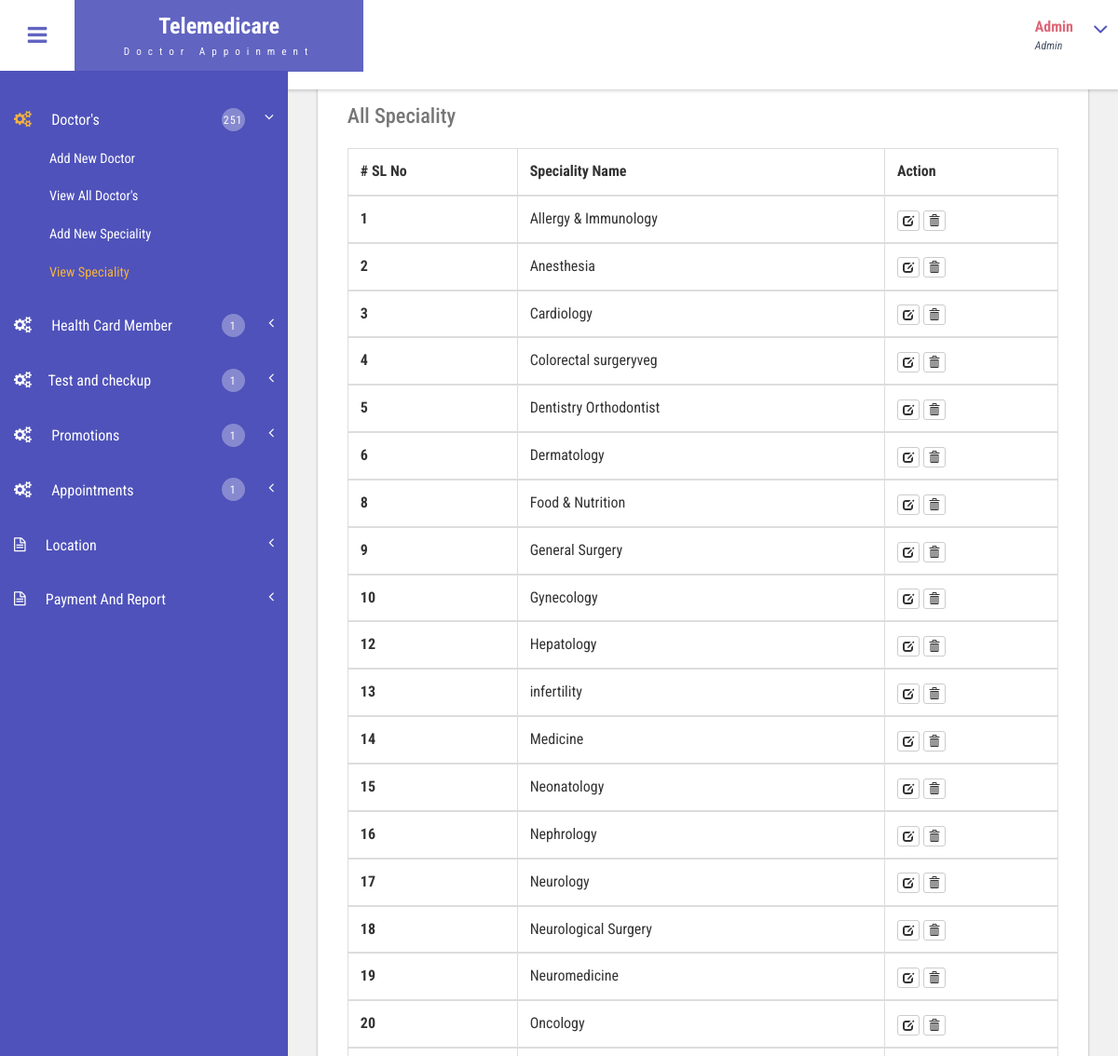
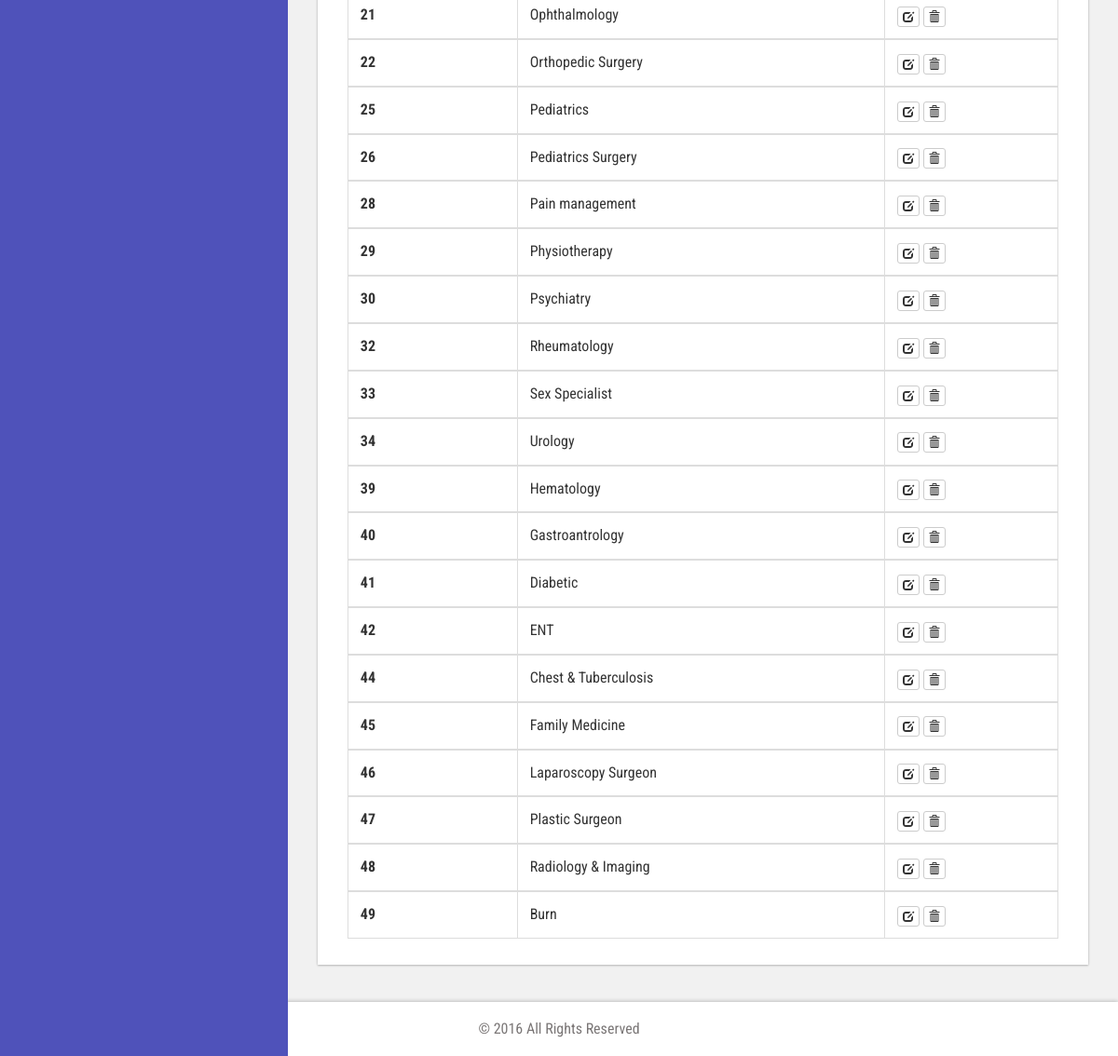
/admin/view_all_speciality.php (signed in), run on the app's committed database (2 pictures, top to bottom).
### tables this page shows
CREATE TABLE `speciality` (
  `id` int(10) NOT NULL,
  `speciality` varchar(150) NOT NULL
);

### admin/view_all_speciality.php (the view, shortened to what this page needs)
<!DOCTYPE HTML>
<html>
<head>
<link href="css/bootstrap.css" rel='stylesheet' type='text/css' />
<link href="css/style.css" rel='stylesheet' type='text/css' />
<link href="css/font-awesome.css" rel="stylesheet">
<link href="css/animate.css" rel="stylesheet" type="text/css" media="all">
<link href="css/custom.css" rel="stylesheet">
</head>
<body class="cbp-spmenu-push">
	<div class="main-content">
		<div class=" sidebar" role="navigation">
            <div class="navbar-collapse">
				<?php require 'admin_side_nav.php'; ?>
			</div>
		</div>
		<div class="sticky-header header-section ">
			<div class="header-left">
				<button id="showLeftPush"><i class="fa fa-bars"></i></button>
					<div class="logo">
					<a href="dashboard.php">
						<h1>Telemedicare</h1>
						<span>Doctor Appoinment</span>
					</a>
				</div>
			</div>
			<div class="header-right">
				<div class="profile_details">
					<ul>
						<li class="dropdown profile_details_drop">
							<a href="#" class="dropdown-toggle" data-toggle="dropdown" aria-expanded="false">
								<div class="profile_img">
									<div class="user-name">
										<p><?php echo ucwords($_SESSION['admin_name']); ?></p>
										<span>Admin</span>
									</div>
									<i class="fa fa-angle-down lnr"></i>
									<div class="clearfix"></div>
								</div>
							</a>
						</li>
					</ul>
				</div>
				<div class="clearfix"> </div>
			</div>
			<div class="clearfix"> </div>
		</div>
		<div id="page-wrapper">
			<div class="main-page">
				<div class="tables">
					<div class="table-responsive bs-example widget-shadow">
						<h4 class="title1"> All Speciality </h4>
						<table class="table table-bordered">
							<thead>
								 <tr>
								 	<th># SL No</th>
								 	 <th> Speciality Name </th>
								 	 <th> Action </th>
								 </tr>
							 </thead>
							 <?php
							 	$sql = mysql_query("SELECT * FROM speciality");
							 	while ($num = mysql_fetch_array($sql))
							 	{
							  ?>
							 <tbody>
							 	<tr>
							 		<th scope="row"><?php echo $num['id']; ?></th>
							 		<td><?php echo $num['speciality']; ?></td>
							 		<td> <a href="edit_speciality.php?edspc=<?php echo $num['id']; ?>" class="btn btn-xs btn-default glyphicon glyphicon-edit"></a> <a href="delete_speciality.php?delspc=<?php echo $num['id']; ?>" class="btn btn-xs btn-default glyphicon glyphicon-trash"></a></td>
							 	</tr>
						    </tbody>
						    <?php } ?>
						</table>
					</div>
				</div>
			</div>
		</div>
		<div class="footer">
		   <p>&copy; 2016 All Rights Reserved </p>
		</div>
	</div>
</body>
</html>

### admin/css/style.css (style rules this page uses)
h4, h5, h6, h1, h2, h3 { margin: 0; }
ul, ol { margin: 0; }
p { margin: 0; }
html, body { font-family: 'Roboto Condensed', sans-serif; font-size: 100%; overflow-x: hidden; background: #fff; }
body a { transition: 0.5s all ease; -webkit-transition: 0.5s all ease; -moz-transition: 0.5s all ease; -o-transition: 0.5s all ease; -ms-transition: 0.5s all ease; text-decoration:none; }
h1,h2,h3,h4,h5,h6 { margin:0; }
p { margin:0; }
ul,label { margin:0; padding:0; }
.main-content { position: relative; }
.sticky-header { position: fixed; top: 0; left:0px; width: 100%; z-index: 100; }
.header-section { background:#FFF; box-shadow: 1px 1px 4px rgba(0, 0, 0, 0.21); -webkit-box-shadow: 1px 1px 4px rgba(0, 0, 0, 0.21); -moz-box-shadow: 1px 1px 4px rgba(0, 0, 0, 0.21); -o-box-shadow: 1px 1px 4px rgba(0, 0, 0, 0.21); }
.header-section::after { clear: both; display: block; content: ''; }
.header-left { float: left; width: 45%; }
.header-right { float: right; }
button#showLeftPush { font-size: 1.5em; width: 80px; padding: 0.87em 0; text-align: center; cursor: pointer; float: left; color: #6F6F6F; -moz-transition: all 0.2s ease-out 0s; -webkit-transition: all 0.2s ease-out 0s; transition: all 0.2s ease-out 0s; border: none; background-color: #fff; outline:none; }
.cbp-spmenu-push { overflow-x: hidden; position: relative; }
.cbp-spmenu, .cbp-spmenu-push { -webkit-transition: all 0.3s ease; -moz-transition: all 0.3s ease; transition: all 0.3s ease; }
.cbp-spmenu-push div#page-wrapper { margin: 0em 0 0 19.3em; transition:.5s all; -webkit-transition:.5s all; -moz-transition:.5s all; }
.fa { display: inline-block; font-family: FontAwesome; font-style: normal; font-weight: normal; line-height: 1; -webkit-font-smoothing: antialiased; -moz-osx-font-smoothing: grayscale; }
.logo { background: #6164C1; text-align: center; float: left; }
.logo a { padding: 0.9em 3.3em .7em; display: block; text-decoration: none; }
.logo a h1 { color: #fff; font-size: 1.5em; line-height: 1.2em; font-weight: 700; }
.logo a span { color: #F8F8F8; font-size: .7em; text-align: center; letter-spacing: 7px; }
.profile_details { float: right; }
.profile_details_drop a.dropdown-toggle { display:block; padding: 0.8em 3em 0 2em; }
.user-name { float:left; margin-top:8px; margin-left:11px; height:35px; }
.profile_details ul li { list-style-type:none; position:relative; }
.profile_details li a i.fa.lnr { position: absolute; top: 34%; right: 8%; color: #4F52BA; font-size: 1.6em; }
.user-name p { font-size:1em; color:#DD6777; line-height:1em; font-weight:700; }
.user-name span { font-size: .75em; font-style: italic; color: #424f63; font-weight: normal; margin-top: .3em; }
.footer { background: #fff; padding: 1em; width: 100%; text-align:center; box-shadow: 0px -1px 4px rgba(0, 0, 0, 0.21); -webkit-box-shadow: 0px -1px 4px rgba(0, 0, 0, 0.21); -moz-box-shadow: 0px -1px 4px rgba(0, 0, 0, 0.21); -ms-box-shadow: 0px -1px 4px rgba(0, 0, 0, 0.21); -o-box-shadow: 0px -1px 4px rgba(0, 0, 0, 0.21); }
.footer p { color: #7A7676; font-size: 1em; line-height: 1.6em; }
.widget-shadow { background-color: #fff; box-shadow: 0 -1px 3px rgba(0,0,0,.12),0 1px 2px rgba(0,0,0,.24); -webkit-box-shadow: 0 -1px 3px rgba(0,0,0,.12),0 1px 2px rgba(0,0,0,.24); -moz-box-shadow: 0 -1px 3px rgba(0,0,0,.12),0 1px 2px rgba(0,0,0,.24); }
.table > thead > tr > th, .table > tbody > tr > th, .table > tfoot > tr > th, .table > thead > tr > td, .table > tbody > tr > td, .table > tfoot > tr > td { border-top: none; }
.tables h4 { font-size: 1.4em; margin-bottom: 1em; color: #777777; }
.tables .panel-body ,.tables .bs-example { padding: 2em 2em 0.5em; }
.tables .table > thead > tr > th, .tables .table > tbody > tr > th, .tables .table > tfoot > tr > th, .tables .table > thead > tr > td, .tables .table > tbody > tr > td, .tables .table > tfoot > tr > td { padding: 13px; border-top: 1px solid #E0E0E0; }
.bs-example { margin-top: 2em; }

### admin/css/custom.css (style rules this page uses)
#page-wrapper { padding:3em 2em 2.5em; background-color: #F1F1F1; }

### data on the page
speciality: id "1", speciality "Allergy & Immunology"
speciality: id "2", speciality "Anesthesia"
speciality: id "3", speciality "Cardiology"
speciality: id "4", speciality "Colorectal surgeryveg"
speciality: id "5", speciality "Dentistry Orthodontist"
speciality: id "6", speciality "Dermatology"
speciality: id "8", speciality "Food & Nutrition"
speciality: id "9", speciality "General Surgery"
speciality: id "10", speciality "Gynecology"
speciality: id "12", speciality "Hepatology"
speciality: id "13", speciality "infertility"
speciality: id "14", speciality "Medicine"
speciality: id "15", speciality "Neonatology"
speciality: id "16", speciality "Nephrology"
speciality: id "17", speciality "Neurology"
speciality: id "18", speciality "Neurological Surgery"
speciality: id "19", speciality "Neuromedicine"
speciality: id "20", speciality "Oncology"
speciality: id "21", speciality "Ophthalmology"
speciality: id "22", speciality "Orthopedic Surgery"
speciality: id "25", speciality "Pediatrics"
speciality: id "26", speciality "Pediatrics Surgery"
speciality: id "28", speciality "Pain management"
speciality: id "29", speciality "Physiotherapy"
speciality: id "30", speciality "Psychiatry"
speciality: id "32", speciality "Rheumatology"
speciality: id "33", speciality "Sex Specialist"
speciality: id "34", speciality "Urology"
speciality: id "39", speciality "Hematology"
speciality: id "40", speciality "Gastroantrology"
speciality: id "41", speciality "Diabetic"
speciality: id "42", speciality "ENT"
speciality: id "44", speciality "Chest & Tuberculosis"
speciality: id "45", speciality "Family Medicine"
speciality: id "46", speciality "Laparoscopy Surgeon"
speciality: id "47", speciality "Plastic Surgeon"
speciality: id "48", speciality "Radiology & Imaging"
speciality: id "49", speciality "Burn"

### other printed values
$row['all_doc'] "251"
$row['all_patient'] "1"
$row['all_test'] "1"
$row['all_promotions'] "1"
$row['all_appointments'] "1"
$_SESSION['admin_name'] "Admin"
